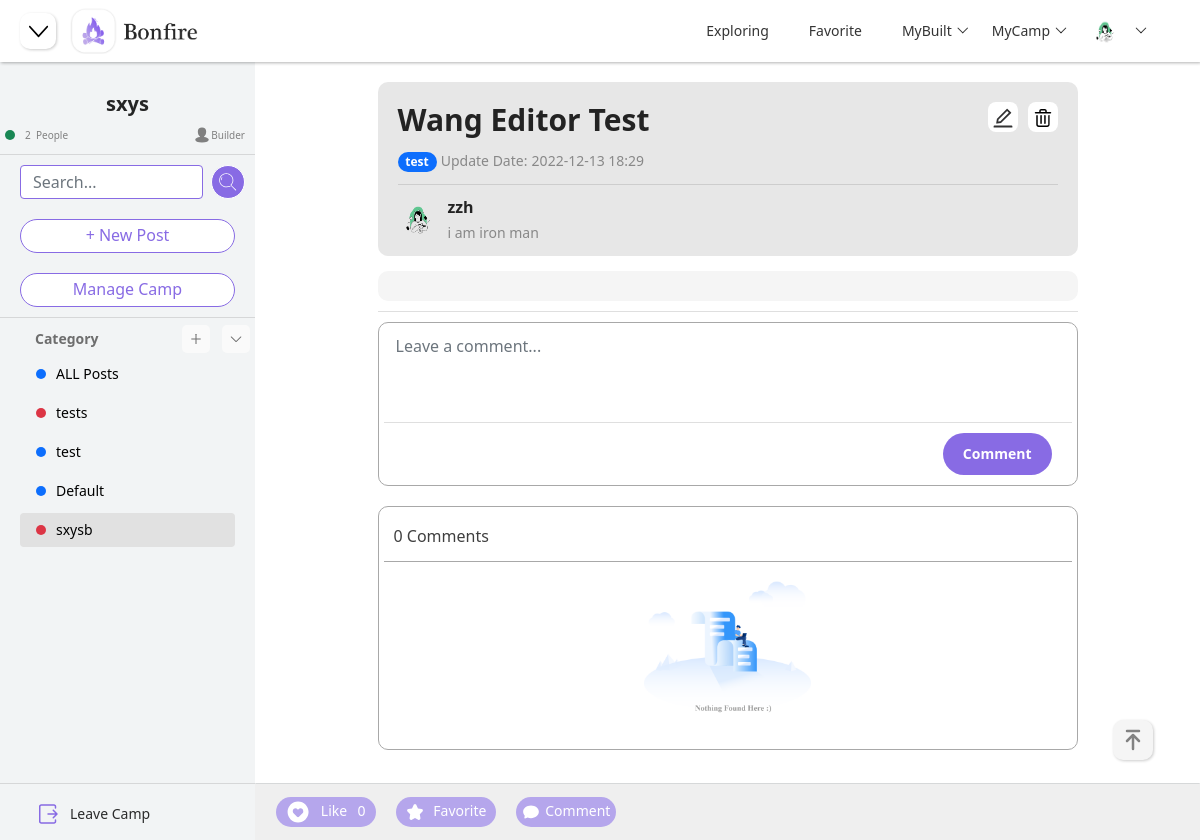
Before: /camp/4/16/4 (signed in) with the older database file.
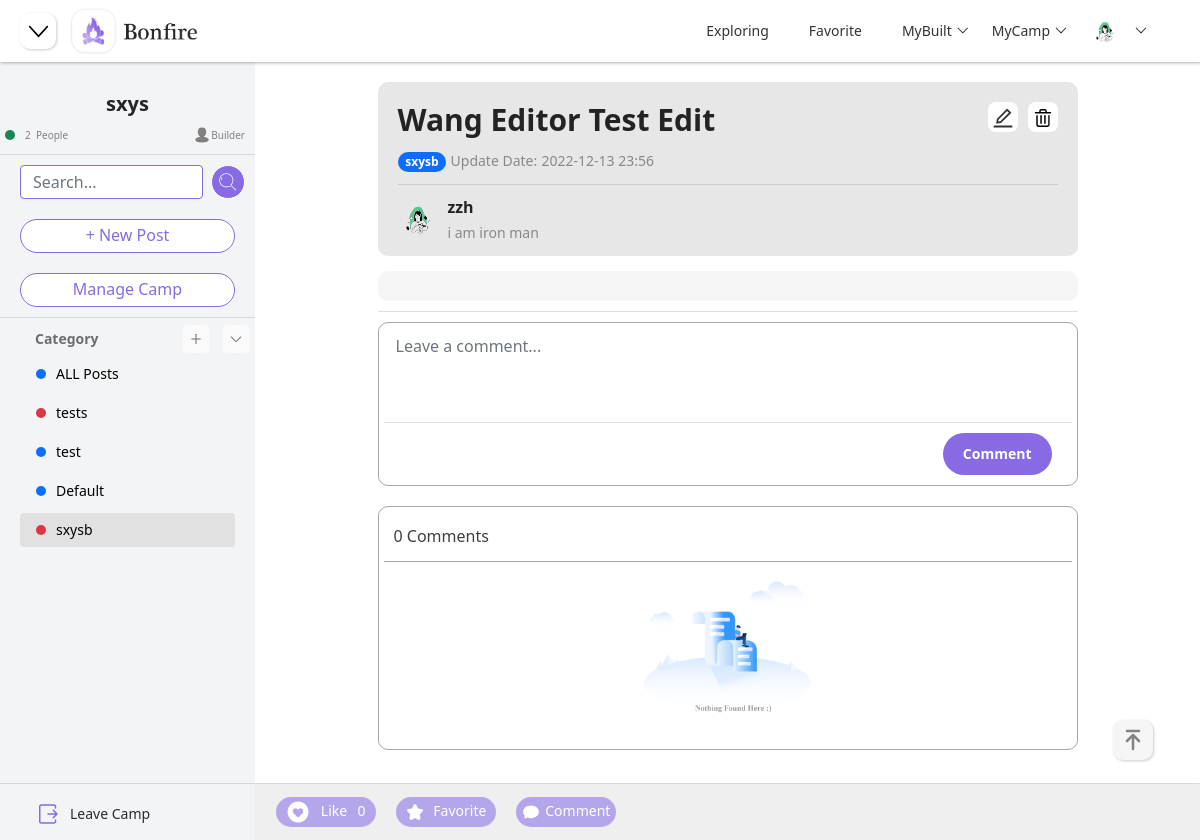
After: the same page with the newer database file.
### models.py (models this page shows)
class PostModel(db.Model):
    __tablename__ = "post"
    id = db.Column(db.Integer, primary_key=True, autoincrement=True)
    title = db.Column(db.String(100), nullable=False, unique=False)
    content = db.Column(db.Text, nullable=True)
    create_time = db.Column(db.DateTime, default=datetime.now)
    update_time = db.Column(db.DateTime, default=datetime.now)
    is_top = db.Column(db.Boolean, default=False)
    is_notice = db.Column(db.Boolean, default=False)
    is_delete = db.Column(db.Boolean, default=False)
    description = db.Column(db.String(200), nullable=True)
    favorite_count = db.Column(db.Integer, default=0)
    comment_count = db.Column(db.Integer, default=0)
    like_count = db.Column(db.Integer, default=0)
    user_id = db.Column(db.Integer, db.ForeignKey("user.id"))
    camp_id = db.Column(db.Integer, db.ForeignKey("camp.id"))
    category_id = db.Column(db.Integer, db.ForeignKey("category.id"))
    user = db.relationship("UserModel", backref="posts")
    camp = db.relationship("CampModel", backref="posts")
    category = db.relationship("CategoryModel", backref="posts")

class CategoryModel(db.Model):
    __tablename__ = "category"
    id = db.Column(db.Integer, primary_key=True, autoincrement=True)
    name = db.Column(db.String(100), nullable=False, unique=False)
    color = db.Column(db.String(100), nullable=False, unique=False)
    create_time = db.Column(db.DateTime, default=datetime.now)
    camp_id = db.Column(db.Integer, db.ForeignKey("camp.id"))
    camp = db.relationship("CampModel", backref="categories")

### blueprints/camp.py (the view, shortened to what this page needs)
class ShowPost(Resource):
    method_decorators = [login_required, check_category]
    def get(self, camp_id, category_id, post_id):
        camp = CampModel.query.filter_by(id=camp_id).first()
        camp_user = CampUserModel.query.filter_by(camp_id=camp_id).all()
        users_num = len(camp_user)
        camp_dict = {"camp_id": camp.id, "camp_name": camp.name, "camp_description": camp.description,
                     "camp_background": camp.background, "users_num": users_num}
        user_id = session.get("user_id")
        if user_id:
            camp_user = CampUserModel.query.filter_by(user_id=user_id, camp_id=camp_id).first()
            if camp_user:
                identity = camp_user.identity
            else:
                identity = "visitor"
        else:
            identity = "visitor"
        categories = CategoryModel.query.filter_by(camp_id=camp_id).all()
        categories_list = []
        categories_dict = {}
        for category in categories:
            categories_dict["category_id"] = category.id
            categories_dict["category_name"] = category.name
            categories_dict["category_color"] = category.color
            categories_list.append(categories_dict)
            categories_dict = {}
        camp_builders = get_all_camp_builder()
        camp_joins = get_all_camp_join()
        post = PostModel.query.filter_by(id=post_id, is_delete=0).first()
        if not post:
            return render_template("404.html")
        post_update_time = post.update_time.strftime("%Y-%m-%d %H:%M")
        post_dict = {"post_id": post.id, "post_title": post.title, "post_content": post.content,
                     "post_update_time": post_update_time, "post_username": post.user.username,
                     "post_category_name": post.category.name, "post_camp_id": post.camp_id,
                     "post_category_id": post.category_id, "post_user_id": post.user_id,
                     "post_user_description": post.user.description, "post_user_avatar": post.user.avatar,
                     "post_like_count": post.like_count, "post_comment_count": post.comment_count}
        page_status = category_id
        favorite = FavoritePostModel.query.filter_by(user_id=user_id, post_id=post_id).first()
        like = LikePostModel.query.filter_by(user_id=user_id, post_id=post_id).first()
        comments = CommentModel.query.filter_by(post_id=post_id, is_delete=0).all()
        comments_list = []
        comments_dict = {}
        if comments:
            for comment in comments:
                comment_create_time = comment.create_time.strftime("%Y-%m-%d %H:%M")
                comments_dict["comment_id"] = comment.id
                comments_dict["comment_content"] = comment.content
                comments_dict["comment_create_time"] = comment_create_time
                comments_dict["comment_username"] = comment.user.username
                comments_dict["comment_user_id"] = comment.user_id
                comments_dict["comment_user_avatar"] = comment.user.avatar
                comments_list.append(comments_dict)
                comments_dict = {}
        else:
            comments_list = None
        if favorite:
            favorite_status = "true"
        else:
            favorite_status = "false"
        if like:
            like_status = "true"
        else:
            like_status = "false"
        return render_template("show.html", camp=camp_dict, categories=categories_list, identity=identity,
                               camp_builders=camp_builders, camp_joins=camp_joins, post_info=post_dict,
                               page_status=page_status, user_id=user_id, favorite_status=favorite_status,
                               like_status=like_status, comments=comments_list)

### app.py (called while the page is built)
@app.before_request
def before_request():
    user_id = session.get("user_id")
    if user_id:
        try:
            user = UserModel.query.get(user_id)
            g.user = user
        except:
            g.user = None

@app.context_processor
def context_processor():
    if hasattr(g, "user"):
        return {"user": g.user}
    else:
        return {}

### blueprints/camp.py (called while the page is built)
@api.representation('text/html')
def output_html(data, code, headers=None):
    if isinstance(data, str):
        resp = Response(data)
        return resp
    else:
        return Response(json.dumps(data), mimetype='application/json')

### controller.py (called while the page is built)
def get_all_camp_builder():
    user_id = session.get("user_id")
    if user_id:
        camp_user = CampUserModel.query.filter_by(user_id=user_id, identity="Builder").all()
        camps = []
        camp_dict = {}
        for camp in camp_user:
            camp_dict["camp_id"] = camp.camp_id
            camp = CampModel.query.filter_by(id=camp.camp_id).first()
            camp_dict["camp_name"] = camp.name
            camps.append(camp_dict)
            camp_dict = {}
        return camps
    else:
        return {}

### templates/show.html (shortened to what this page needs)
{% extends "components/index_navi.html" %}
{% block head %}
    <link rel="stylesheet" href="{{ url_for('static', filename='css/camp.css') }}">
    <link rel="stylesheet" href="{{ url_for('static', filename='css/post.css') }}">
    <link rel="stylesheet" href="{{ url_for('static', filename='css/show.css') }}">
{% endblock %}
{% block navi_shrink %}
    <button class="justify-content-start shrink-btn" onclick="side_post()">
    </button>
{% endblock %}
{% block body %}
    {% include "components/camp_side.html" %}
    {% include "components/show_container.html" %}
{% endblock %}

### templates/components/camp_side.html (shortened to what the changed rows need)
<div class="container-fluid" id="main-body">
    <div class="side-menu" id="side-menu">
        <div id="hide-menu">
            <div class="collapse show" id="dashboard">
                <div class="side-list2 side-list3">
                    <ul class="nav nav-pills flex-column mb-auto">
                        {% for category in categories %}
                            {% if category["category_name"] == "Default" %}
                                {% if page_status == category["category_id"] %}
                                    <li class="nav-item nav-items nav-link list-items2 active-camp">
                                        <a href="/camp/{{ camp["camp_id"] }}/{{ category["category_id"] }}"
                                           class="list-item-link">
                                            <div class="circle bg-primary"></div>
                                            {{ category["category_name"] }}
                                        </a>
                                    </li>
                                {% else %}
                                    <li class="nav-item nav-items nav-link list-items2">
                                        <a href="/camp/{{ camp["camp_id"] }}/{{ category["category_id"] }}"
                                           class="list-item-link">
                                            <div class="circle bg-primary"></div>
                                            {{ category["category_name"] }}
                                        </a>
                                    </li>
                                {% endif %}
                            {% else %}
                                {% if category["category_color"] == "blue" %}
                                    {% set color = "bg-primary" %}
                                {% elif category["category_color"] == "red" %}
                                    {% set color = "bg-danger" %}
                                {% elif category["category_color"] == "green" %}
                                    {% set color = "bg-success" %}
                                {% elif category["category_color"] == "yellow" %}
                                    {% set color = "bg-warning" %}
                                {% endif %}
                                {% if page_status == category["category_id"] %}
                                    <li class="nav-item nav-items nav-link list-items2 active-camp">
                                {% else %}
                                    <li class="nav-item nav-items nav-link list-items2">
                                {% endif %}
                                <a href="/camp/{{ camp["camp_id"] }}/{{ category["category_id"] }}"
                                   class="list-item-link">
                                    <div class="circle {{ color }}"></div>
                                    {{ category["category_name"] }}
                                </a>
                            {% endif %}
                        </li>
                        {% endfor %}
                    </ul>
                </div>
            </div>
        </div>
    </div>
</div>

### templates/components/show_container.html (shortened to what the changed rows need)
<div class="container-box" id="container-box">
    <div class="center" id="center-box">
        <div class="show-title-area">
            <h4 class="show-title">
                {{ post_info["post_title"] }}
            </h4>
            <span class="badge rounded-pill bg-primary">{{ post_info["post_category_name"] }}</span>
            <p class="show-title-content">Update Date:</p>
            <p class="show-title-content">{{ post_info["post_update_time"] }}</p>
            <hr class="segmentation">
            <div class="show-title-avatar">
                <a href="javascript:;">
                </a>
                <div class="show-title-avatar-info">
                </div>
            </div>
            {% if user_id == post_info["post_user_id"] or identity=="Admin" or identity=="Builder" %}
                <button class="edit-delete-post" id="post-edit-btn" onclick="edit_post({{ post_info["post_id"] }}, {{ post_info["post_camp_id"] }} )">
                </button>
                <button class="edit-delete-post" id="post-delete-btn"
                        onclick="delete_post({{ post_info["post_id"] }}, {{ post_info["post_camp_id"] }})">
                </button>
            {% endif %}
        </div>
    </div>
</div>

Changed rows visible on the page:
changed PostModel: post_title "Wang Editor Test" → "Wang Editor Test Edit"
Other visible differences:
{{ post_info["post_category_name"] }}: "test" → "sxysb"
{{ post_info["post_update_time"] }}: "2022-12-13 18:29" → "2022-12-13 23:56"
